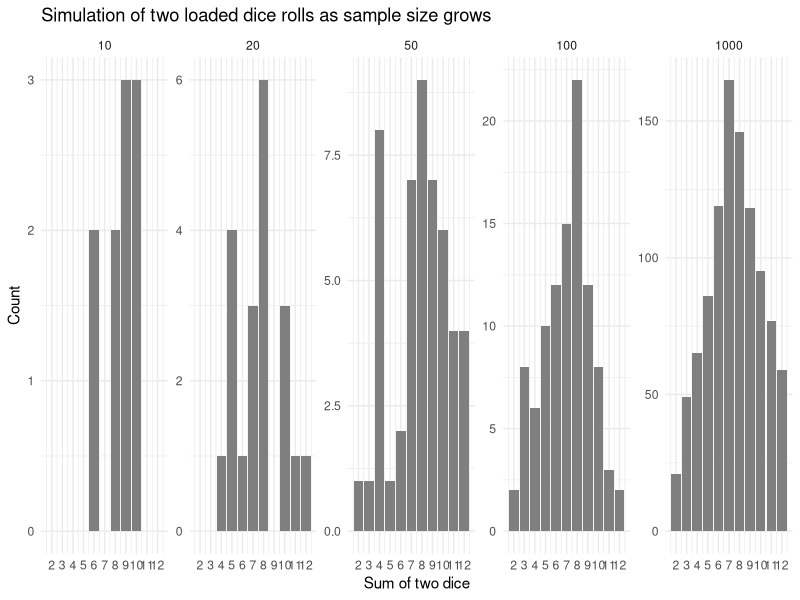

Source code (R):
## ---- chunk 1
#| message: false
library(tidyverse)
## ---- chunk 2
#| cache: true
throw_dice <- function(n, weights = rep(1/6, 6)) {
  die1 <- sample(1:6, size = n, replace = TRUE, prob = weights)
  die2 <- sample(1:6, size = n, replace = TRUE, prob = weights)
  die1 + die2
}
## ---- chunk 3
set.seed(10)
tibble(n = c(10, 20, 50, 100, 1000)) |>
  mutate(sum = map(n, ~ throw_dice(.x, weights = c(0.15, 0.15, 0.15, 0.15, 0.15, 0.25)))) |>
  unnest(cols = c(sum)) |>
  mutate(n = factor(n, levels = c(10, 20, 50, 100, 1000))) |>
  ggplot(aes(x = sum)) +
  geom_bar(fill = "grey50") +
  scale_x_continuous(breaks = 2:12) +
  facet_wrap(~ n, scales = "free_y", nrow = 1) +
  labs(title = "Simulation of two loaded dice rolls as sample size grows",
       x = "Sum of two dice", y = "Count") +
  theme_minimal()
## ---- chunk 4
tibble(
  face = 1:6,
  ratio = c(rep(0.14, 5), 0.30) / (1/6)
)
